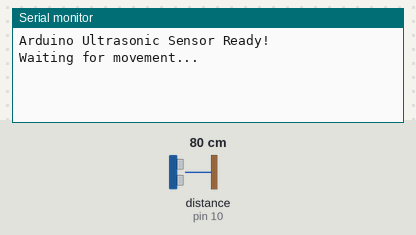
A sketch run on a simulated Arduino Uno, built with avr-gcc and run on an emulated ATmega328P. Shown: the last lines printed to the serial monitor. Wiring (inferred from the names in the program): ultrasonic range finder: trigger pin 9; echo pin 10. The inputs (shaded band) are chosen by the test bench; at power-on: distance to the obstacle (sensor on pin 10) 80 cm. The echo pulse lasts 58.3 µs per cm.

Above: at 1.2 s.
1.3 s: distance to the obstacle (sensor on pin 10) set to 2 cm
At 3.1 s:
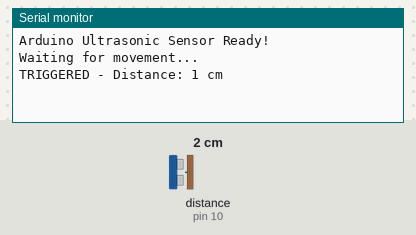
4.3 s: distance to the obstacle (sensor on pin 10) set to 4 cm
At 7.1 s:
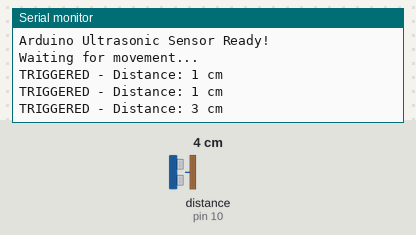

The sketch:

arduino_serial_simple.ino
```cpp
/*
 * Simple Arduino Ultrasonic Sensor for Serial Communication
 *
 * Hardware Setup:
 * - Ultrasonic Sensor HC-SR04
 *   - VCC → 5V
 *   - GND → GND
 *   - Trig → Pin 9
 *   - Echo → Pin 10
 *
 * This sends "TRIGGERED" via serial when someone waves at the sensor
 */

// Ultrasonic sensor pins
const int trigPin = 9;
const int echoPin = 10;

// Detection settings
const int DETECTION_DISTANCE = 30; // cm - adjust based on your needs
const int COOLDOWN_TIME = 2000;    // ms - prevent multiple triggers

unsigned long lastTriggerTime = 0;

void setup() {
  // Initialize serial communication
  Serial.begin(9600);

  // Setup ultrasonic sensor pins
  pinMode(trigPin, OUTPUT);
  pinMode(echoPin, INPUT);

  Serial.println("Arduino Ultrasonic Sensor Ready!");
  Serial.println("Waiting for movement...");
}

long getDistance() {
  // Send ultrasonic pulse
  digitalWrite(trigPin, LOW);
  delayMicroseconds(2);
  digitalWrite(trigPin, HIGH);
  delayMicroseconds(10);
  digitalWrite(trigPin, LOW);

  // Read echo and calculate distance
  long duration = pulseIn(echoPin, HIGH);
  long distance = duration * 0.034 / 2; // Convert to cm

  return distance;
}

void loop() {
  long distance = getDistance();

  // Check if someone is within detection range
  if (distance > 0 && distance < DETECTION_DISTANCE) {
    // Check cooldown to prevent multiple triggers
    unsigned long currentTime = millis();
    if (currentTime - lastTriggerTime > COOLDOWN_TIME) {
      // Send trigger message via serial
      Serial.print("TRIGGERED - Distance: ");
      Serial.print(distance);
      Serial.println(" cm");

      lastTriggerTime = currentTime;
    }
  }

  delay(100); // Check every 100ms
}
```

Measured:
- after the input at 1.3 s, the serial monitor: prints a new line after 0.77 s (image 1)
- after the input at 4.3 s, the serial monitor: prints a new line after 1.8 s (image 2)
